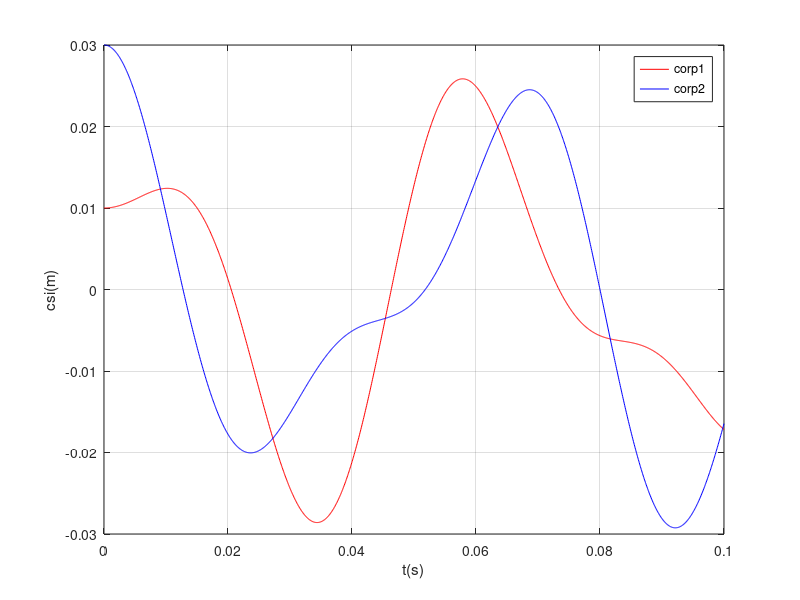

Write the MATLAB code that produced this figure.
%2 componente param. egali(k,m).
clear all;
close all;
clc;
m = 1e-2;
k = 100;
csi10 = 1e-2;
csi20 = 3*1e-2;
v10 = 0;
v20 = 0;
t0 = 0;
tf = 0.1;
N = 1500;
t = linspace(t0,tf,N);
dt = t(7) - t(6);
csi1 = zeros(1,N);
csi2 = zeros(1,N);
csi1(1) = csi10;
csi2(1) = csi20;
csi1(2) = csi10 + dt*v10;
csi2(2) = csi20 + dt*v20;
for i = 2:N-1
    csi1(i+1) = 2*csi1(i) - csi1(i-1)-dt^2*k/m*(2*csi1(i) - csi2(i));
    csi2(i+1) = 2*csi2(i) - csi2(i-1)-dt^2*k/m*(2*csi2(i) - csi1(i));
end
figure(1);
plot(t,csi1,'-r');
hold on;
plot(t,csi2,'-b');
grid;
xlabel('t(s)');
ylabel('csi(m)');
legend('corp1','corp2');